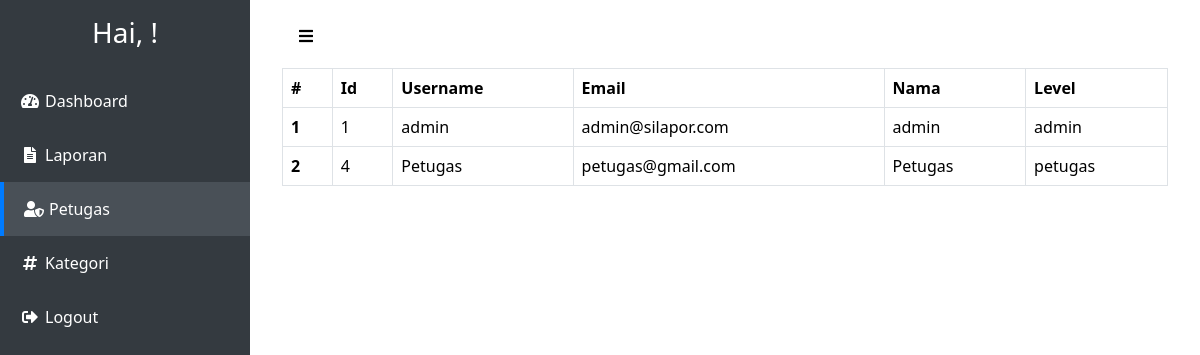
/admin/petugas.php, run on the app's committed database.
### tables this page shows
CREATE TABLE `petugas` (
  `id_petugas` int(11) NOT NULL,
  `email` varchar(255) NOT NULL,
  `username` varchar(255) NOT NULL,
  `password` varchar(255) NOT NULL,
  `nama_petugas` varchar(255) NOT NULL,
  `level` enum('admin','petugas') NOT NULL
);

### admin/petugas.php (the view, shortened to what this page needs)
<?php
    include "../config.php"
?>
<html>
<head>
    <link href="https://cdn.jsdelivr.net/npm/bootstrap@5.3.2/dist/css/bootstrap.min.css" rel="stylesheet">
    <link rel="stylesheet" href="https://cdnjs.cloudflare.com/ajax/libs/font-awesome/5.15.3/css/all.min.css"></link>
</head>
<body>
    <div class="sidebar" id="sidebar">
        <h3 class="text-center py-3">Hai, <?php echo $_SESSION['username']; ?>!</h3>
        <ul class="nav flex-column">
            <li class="nav-item">
                <a class="nav-link" href="dashboard.php">
                    <div class="icon"><i class="fas fa-tachometer-alt"></i></div>
                    Dashboard
                </a>
            </li>
            <li class="nav-item">
                <a class="nav-link" href="laporan.php">
                    <div class="icon"><i class="fas fa-file-alt"></i></div>
                    Laporan
                </a>
            </li>
            <li class="nav-item">
                <a class="nav-link active" href="#">
                    <div class="icon"><i class="fas fa-user-shield"></i></div>
                    Petugas
                </a>
            </li>
            <li class="nav-item">
                <a class="nav-link" href="kategori.php">
                    <div class="icon"><i class="fas fa-hashtag"></i></div>
                    Kategori
                </a>
            </li>
            <li class="nav-item">
                <a class="nav-link" href="../logout.php">
                    <div class="icon"><i class="fas fa-sign-out-alt"></i></div>
                    Logout
                </a>
            </li>
        </ul>
    </div>
    <div class="content" id="content">
        <button class="btn btn-custom mb-3" id="toggleSidebar"><i class="fas fa-bars"></i></button>
        <div class="container-fluid">
            <table class="table table-bordered">
                <thead>
                    <tr>
                        <th scope="col">#</th>
                        <th scope="col">Id</th>
                        <th scope="col">Username</th>
                        <th scope="col">Email</th>
                        <th scope="col">Nama</th>
                        <th scope="col">Level</th>
                    </tr>
                </thead>
                <tbody>
                    <?php
                    $no = 1;
                    $query = "SELECT * FROM petugas";
                    $result = mysqli_query($conn, $query);
                    while ($row = mysqli_fetch_array($result)) {
                        ?>
                        <tr>
                            <th scope="row"><?php echo $no++; ?></th>
                            <td><?php echo $row['id_petugas']; ?></td>
                            <?php
                            if ($_SESSION['id'] == $row['id_petugas']) {
                                ?>
                                <td><?php echo $row['username']; ?> (saya)</td>
                                <?php
                            } else {
                                ?>
                                <td><?php echo $row['username']; ?></td>
                                <?php
                            }
                            ?>
                            <td><?php echo $row['email']; ?></td>
                            <td><?php echo $row['nama_petugas']; ?></td>
                            <td><?php echo $row['level']; ?></td>
                        </tr>
                        <?php
                    }
                    ?>
                </tbody>
            </table>
        </div>
    </div>
</body>
</html>

### admin/petugas.php (style rules this page uses)
body { display: flex; }
.sidebar { min-width: 250px; max-width: 250px; background-color: #343a40; color: white; height: 100vh; position: fixed; transition: all 0.3s; }
.sidebar a { color: white; text-decoration: none; }
.sidebar .nav-link { padding: 15px; display: flex; align-items: center; }
.sidebar .nav-link .icon { width: 30px; display: flex; justify-content: center; }
.sidebar .nav-link.active { background-color: #495057; border-left: 4px solid #007bff; }
.content { margin-left: 250px; padding: 20px; width: 100%; transition: all 0.3s; }
.btn-custom { background-color: white; color: black; border: 2px solid transparent; transition: border-color 0.3s; margin-left: 15px; }

### data on the page
petugas: id_petugas "1", username "admin", email "admin@silapor.com", nama_petugas "admin", level "admin"
petugas: id_petugas "4", username "Petugas", email "petugas@gmail.com", nama_petugas "Petugas", level "petugas"
